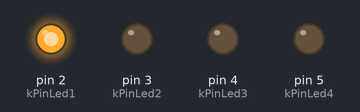
The sketch below on a simulated Arduino Uno, built with avr-gcc and run on an emulated ATmega328P. On the bench: output pins drawn as LEDs (lit = HIGH).

Above: at 0.05 s.
At 0.25 s:
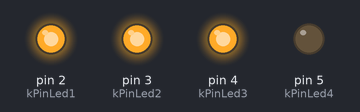
At 0.45 s:
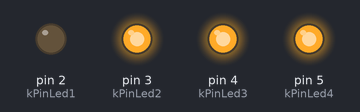
At 0.85 s:
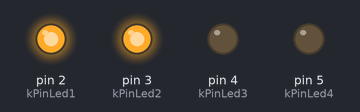
At 1.25 s:
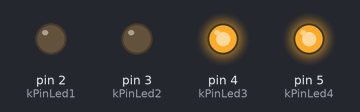
At 2.75 s:
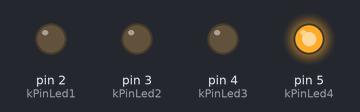
Timing chart, 0 to 3.0 s (numbered marks = the images above):
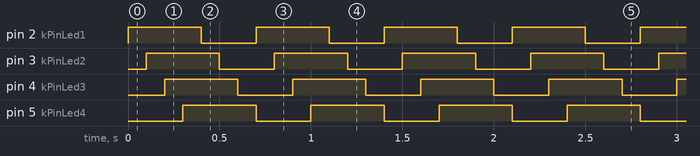

The sketch:

LED_OUTPUT_SEQUENCE.ino
```cpp
const int kPinLed1 = 2;
 const int kPinLed2 = 3;
 const int kPinLed3 = 4;
 const int kPinLed4 = 5;

void setup() {
 pinMode(kPinLed1, OUTPUT);
 pinMode(kPinLed2, OUTPUT);
 pinMode(kPinLed3, OUTPUT);
 pinMode(kPinLed4, OUTPUT);
 }

void loop() {
 // turn on each of the LEDs in order
 digitalWrite(kPinLed1, HIGH);
 delay(100);
 digitalWrite(kPinLed2, HIGH);
 delay(100);
 digitalWrite(kPinLed3, HIGH);
 delay(100);
 digitalWrite(kPinLed4, HIGH);
 delay(100);
 // turn off each of the LEDs in order
 digitalWrite(kPinLed1, LOW);
 delay(100);
 digitalWrite(kPinLed2, LOW);
 delay(100);
 digitalWrite(kPinLed3, LOW);
 delay(100);
 digitalWrite(kPinLed4, LOW);
 }
```

Measured:
- by itself, pin 2 (kPinLed1), pin 3 (kPinLed2), pin 4 (kPinLed3), pin 5 (kPinLed4): alternates HIGH for 0.40 s and LOW for 0.30 s
- by itself, everything shown: repeats every 0.70 s, in 7 steps
